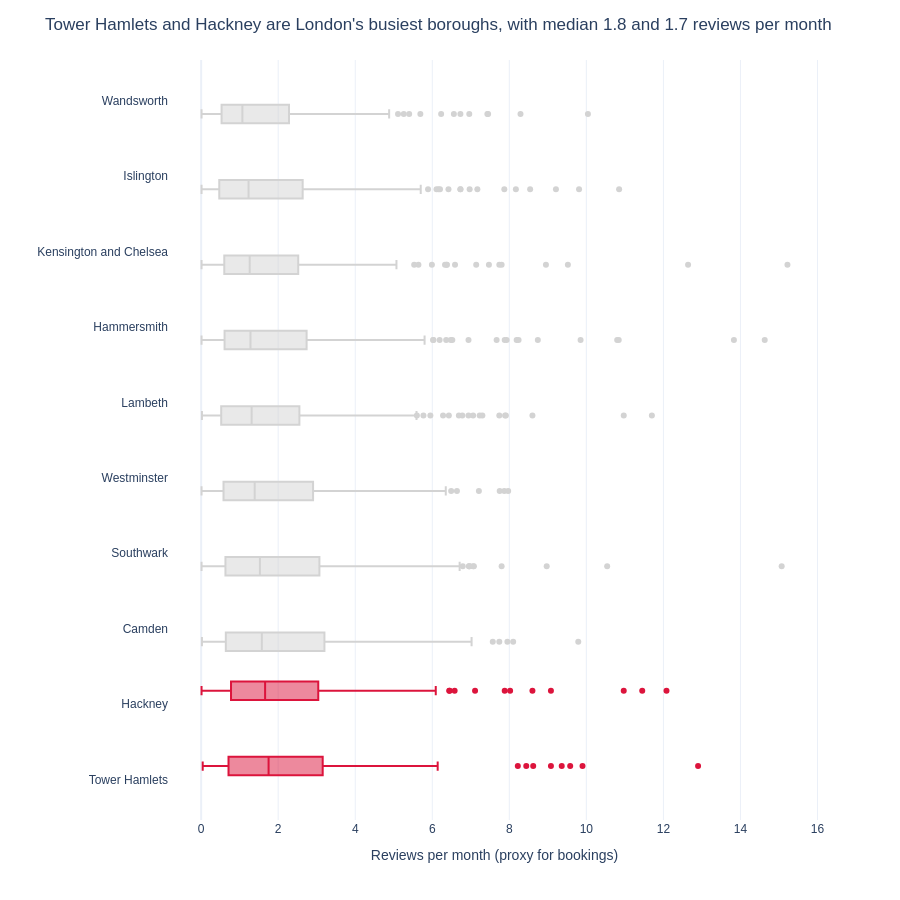

The code cell stored with this chart in its notebook:
### Markdown cell above
## Task 2 — Box plot: listing activity by borough

**What to build:** A **horizontal box plot** comparing listing activity (reviews per month) across London boroughs — reviews per month is a proxy for how frequently a listing is booked.

**Requirements:**
- Horizontal orientation (borough names are long)
- Sorted by median reviews per month (most active at top)
- Highlight the **two most active** boroughs in a different colour
- Outliers shown as individual points
- Insight title naming the two busiest boroughs

> 💡 Some listings have zero reviews — these are new or inactive listings. Filter them out with before plotting

### Code cell
# Task 2
# YOUR CODE HERE
# Task 2 - horizontal box plot: reviews per month by borough

# Remove listings with zero or missing reviews (new/inactive listings)
active = df[df['reviews_per_month'] > 0].copy()  
borough_med = (active.groupby('neighbourhood')['reviews_per_month']
                     .median()
                     .sort_values())
order = borough_med.index.tolist()
top2 = borough_med.index[-2:].tolist()            

# Label each row: 'Top 2' (to highlight) or 'Other' (to grey out)
active['group'] = np.where(active['neighbourhood'].isin(top2), 'Top 2', 'Other')

fig = px.box(
    data_frame=active,
    x='reviews_per_month', y='neighbourhood',     
    color='group',
    color_discrete_map={'Top 2': 'crimson', 'Other': 'lightgrey'},  
    category_orders={'neighbourhood': order},    
    points='outliers',                            
    labels={'reviews_per_month': 'Reviews per month (proxy for bookings)', 'neighbourhood': ''},
    template='plotly_white',
    height=900,
)
fig.update_layout(
    title=(f"{top2[1]} and {top2[0]} are London's busiest boroughs, "
           f"with median {borough_med[top2[1]]:.1f} and {borough_med[top2[0]]:.1f} reviews per month"),
    font=dict(family='Arial', size=12),
    showlegend=False,                         
    yaxis=dict(showgrid=False),
)
fig.show()

### Figure 1 — Plotly figure (JSON) as saved in the notebook; plotly's stock layout.template omitted (floating-point values rounded to 4 significant figures; data arrays with more than 128 entries replaced by an {"elided": "..."} marker saying what was removed)
{"data": [{"alignmentgroup": "True", "boxpoints": "outliers", "hovertemplate": "group=Other<br>Reviews per month (proxy for bookings)=%{x}<br>=%{y}<extra></extra>", "legendgroup": "Other", "marker": {"color": "lightgrey"}, "name": "Other", "notched": false, "offsetgroup": "Other", "orientation": "h", "showlegend": true, "type": "box", "x": {"elided": "1984 float values"}, "x0": " ", "xaxis": "x", "y": {"elided": "1984 str values"}, "y0": " ", "yaxis": "y"}, {"alignmentgroup": "True", "boxpoints": "outliers", "hovertemplate": "group=Top 2<br>Reviews per month (proxy for bookings)=%{x}<br>=%{y}<extra></extra>", "legendgroup": "Top 2", "marker": {"color": "crimson"}, "name": "Top 2", "notched": false, "offsetgroup": "Top 2", "orientation": "h", "showlegend": true, "type": "box", "x": {"elided": "511 float values"}, "x0": " ", "xaxis": "x", "y": {"elided": "511 str values"}, "y0": " ", "yaxis": "y"}], "layout": {"boxmode": "group", "font": {"family": "Arial", "size": 12}, "height": 900, "legend": {"title": {"text": "group"}, "tracegroupgap": 0}, "margin": {"t": 60}, "showlegend": false, "title": {"text": "Tower Hamlets and Hackney are London's busiest boroughs, with median 1.8 and 1.7 reviews per month"}, "xaxis": {"anchor": "y", "domain": [0, 1], "title": {"text": "Reviews per month (proxy for bookings)"}}, "yaxis": {"anchor": "x", "categoryarray": ["Tower Hamlets", "Hackney", "Camden", "Southwark", "Westminster", "Lambeth", "Hammersmith", "Kensington and Chelsea", "Islington", "Wandsworth"], "categoryorder": "array", "domain": [0, 1], "showgrid": false, "title": {"text": ""}}}}
